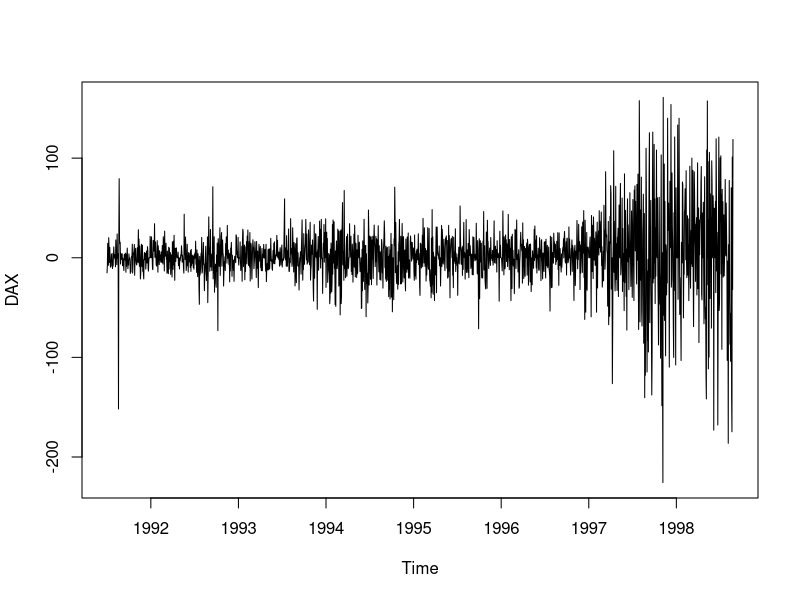
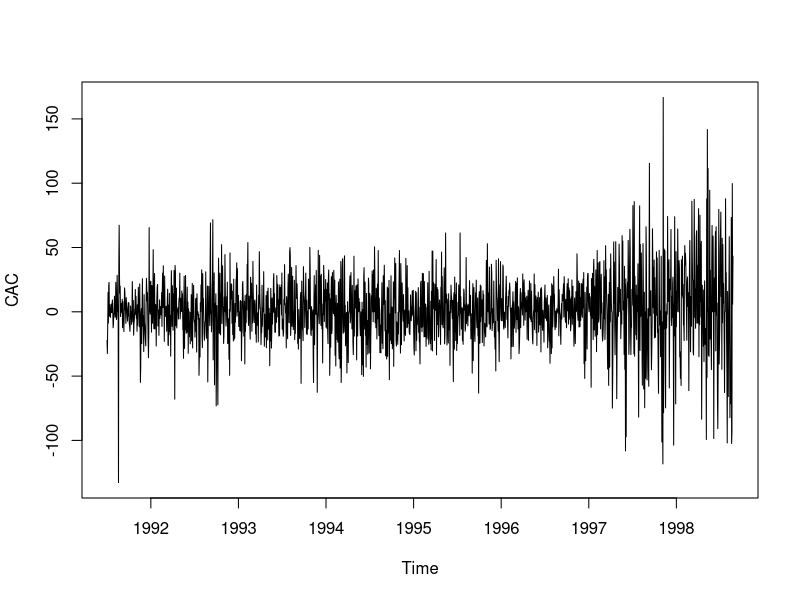

The R script that drew these images, in order:
DAX <- diff(EuStockMarkets[, 1], 1)
plot(DAX)

# p-value = 0.3944 > 0.05 => don't reject null hypothesis that
# the mean is zero
tseries::white.test(DAX)

CAC <- diff(EuStockMarkets[, 3], 1)
plot(CAC)

# p-value = 0.02109 < 0.05 => reject the null hypothesis
tseries::white.test(CAC)
